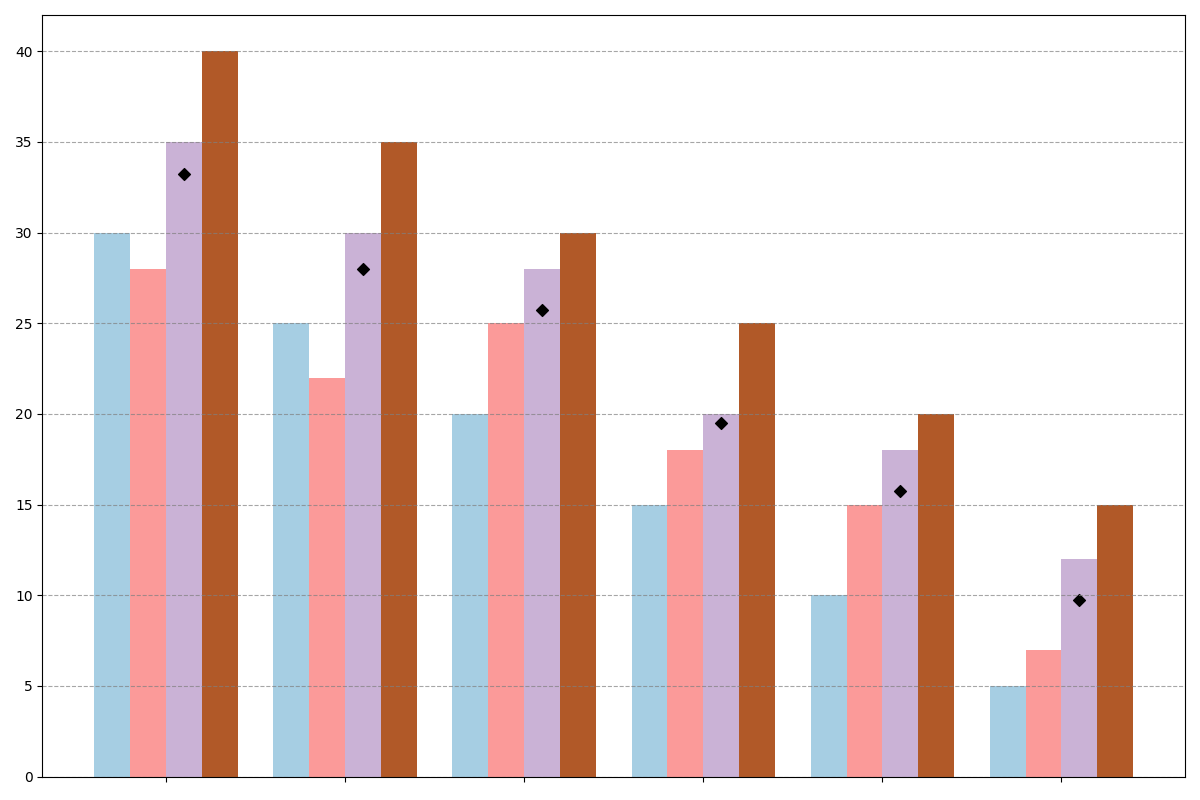

Python code for this plot:
import matplotlib.pyplot as plt
import numpy as np

marketing_strategies = ['SEO', 'Content Marketing', 'Social Media Ads', 'Email Marketing', 'Influencer Collaborations', 'Referral Programs']
quarter1 = [30, 25, 20, 15, 10, 5]
quarter2 = [28, 22, 25, 18, 15, 7]
quarter3 = [35, 30, 28, 20, 18, 12]
quarter4 = [40, 35, 30, 25, 20, 15]

quarters = np.array([quarter1, quarter2, quarter3, quarter4])
quarters_means = np.mean(quarters, axis=0)
colors = plt.cm.Paired(np.linspace(0, 1, len(quarters)))

fig, ax = plt.subplots(figsize=(12, 8))

bar_width = 0.2
x_indices = np.arange(len(marketing_strategies))

for i, quarter_data in enumerate(quarters):
    ax.bar(x_indices + i * bar_width, quarter_data, width=bar_width, color=colors[i])

ax.scatter(x_indices + (bar_width * 2), quarters_means, color='black', marker='D')

ax.set_xticks(x_indices + bar_width * 1.5)
ax.set_xticklabels([])  # No text labels

ax.yaxis.grid(True, linestyle='--', alpha=0.7, color='gray')

plt.xticks(rotation=45, ha='right')

plt.tight_layout()

plt.show()
